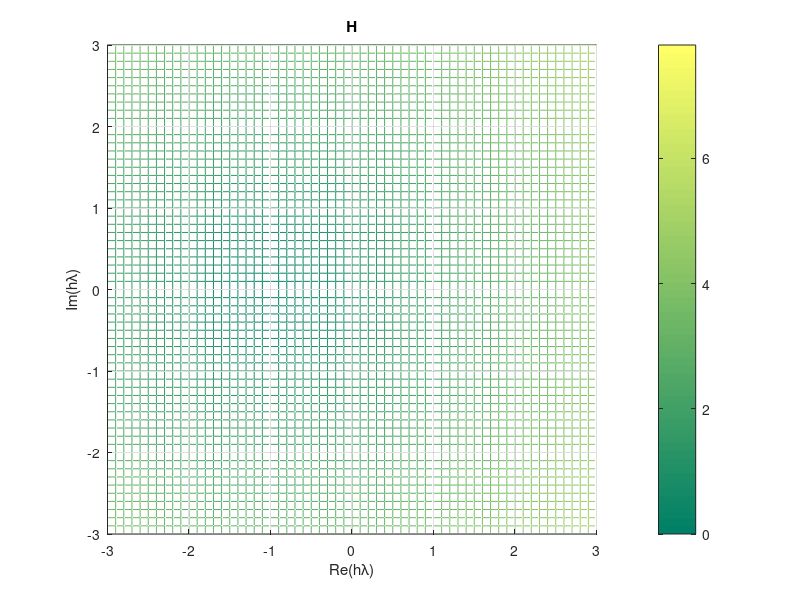
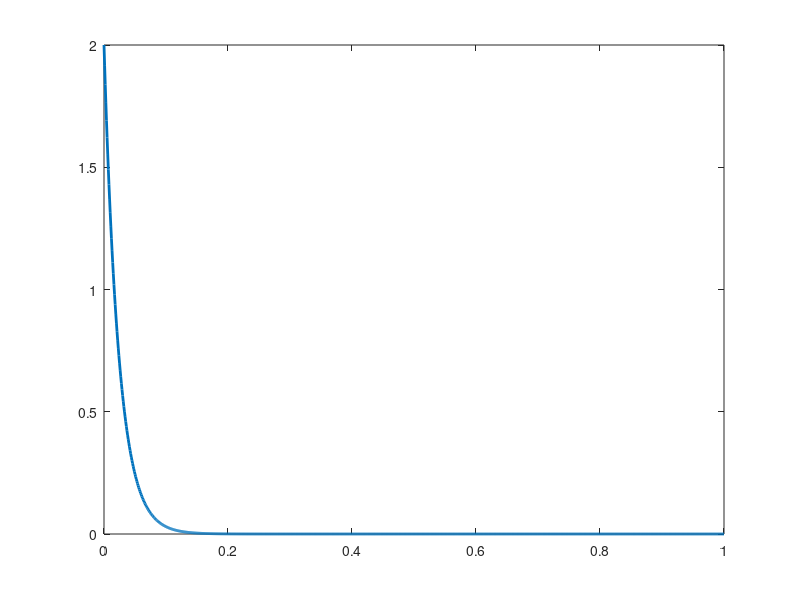

Write MATLAB code to recreate these figures, in order. (Note: this script raises an error after producing the figures.)

% matteo1.salvador@polimi.it = mail vera


%% ESERCIZIO 1 
clc
clear all
close all
% Definiamo il piano complesso
ReZ=linspace(-3,3,101);
ImZ=linspace(-3,3,101);
[a,b]=meshgrid(ReZ,ImZ);
Z=a+i*b;
% Definiamo g(z)
g=@(z) abs(1+z+1/2*z.^2); % EA
titolo='Eulero avanti'
% valutiamo g in Z e ne prendiamo il modulo
% Rappresentiamo la regione di assoluta stabilita' contourf(a,b,gZ_mod,[0 1])
hold on
gZ=g(Z)
contourf(a,b,gZ,[0 1])
grid on
axis([-3 3 -3 3])
axis square
xlabel('Re(h\lambda)')
ylabel('Im(h\lambda)')
title('H')
colormap('summer')
%% Per gli altri metodi:
% Sostituire alla riga 27
% EE: |1+z|<1
% EI: |1/(1-z)|<1
% CN: |(2+z)/(2-z)|<1
% H: |1+z+z^2/2|<1

%% ESERCIZIO 1: Spiegazione supplementare
clc
clear all
close all

% uh(n+1) = (1+hlambda) u(n)

% Gtilde: R^2 -> R
% Gtilde: (parto da un num compl. R^2 e valuto il modulo R)
% creo il dominio per plottare la forma quadratica: è una griglia che contiene 
% per ogni punto la prima e la seconda componente

ReZ=linspace(-5,5,101);
ImZ=linspace(-5,5,101);
[A,B]=meshgrid(ReZ,ImZ)

% A,B rappresenteranno le coordinate in una griglia
% B=A'

% R^2 -> R perché parliamo di rappresentazioni di superfici

% Rappresentiamo il numero complesso z=h*lambda;
% l'importante è rappresentare la regione (è un num compl.)

Z=A+i*B; % così rappresento tutte le combinazioni per il num compl. (RETICOLO NUM. COMPL.)
g=@(z) 1+z;
Gtilde=abs(g(Z)); % Gtilde è la funzione che verifica l'ass.stab.

%% Rappresentazione 1: MESH
mesh(A,B,Gtilde)
colorbar % colore proporzionale all'altezza
%% Rappresentazione 2: CONTOURF
figure
contourf(A,B,Gtilde,[0:1]) 
% in viola (0) regione di assoluta stabilità (soddisfatta la condizione |...|<1)
% in giallo (1) fuori regione di assoluta stabilità (NON soddisfatta la condizione |...|<1)
axis square
grid on
colorbar
%% Rappresentazione 3: MESH con Identificatore
ID=Gtilde<1; % whose ID
M=ID.*Gtilde
mesh(A,B,M)
view(2) % per vederlo in 2D
surf(A,B,M)
axis square

%% ESERCIZIO 2
clc
clear all
close all
% a)
% lambda=10>0 impossibile perché altrimenti l'esponenziale diverge: lambda negativo così va a zero
t_0=0;
t_max=1;
y0=2;
lambda=-42;
tt=linspace(t_0,t_max,1000);
y=@(t) y0*exp(lambda*t);
plot(tt,y(tt),'LineWidth',2);
% b)
f=@(t,y) lambda*y;
for h=[0.05 0.0286 0.0167]
    [th_EA,uh_EA]=eulero_avanti(f,t_0,t_max,y0,h)
    hold on
    plot(th_EA,uh_EA,'LineWidth',2);
end
legend('y esatta','EA h=0.5','EA h=0.0286','EA h=0.0167')
% più andiamo piccoli, più si avvicina alla soluzione

%% ESERCIZIO 3
clc 
clear all
close all
eps=1e-2;
h1=0.1;
% h2=0.05;
f=@(t,y) -y+exp(-t);
[th_H,uh_H]=heun(f,0,3,0,h1);
g=@(t,z) -z+exp(-t)+eps*exp(-t);
[th_Hper,zh_H]=heun(g,0,3,eps,h1);
C=norm(zh_H-uh_H,inf)/eps

%% ESERCIZIO 4
clc
clear all
close all
eps=0.1;
t_0=0;
t_max=3;
h=0.1;
f=@(t,y) y+0*t;
y0=1;
g=@(t,z) z+0*t;
z0=1+0.1;
[th_H,uh_H]=heun(f,t_0,t_max,y0,h);
[th_Hper,zh_H]=heun(g,t_0,t_max,z0,h);
plot(th_H,uh_H,th_Hper,zh_H,'LineWidth',2);
title('Confronto soluzione h=0.1 problema perturbato (zh) e non (uh)');
legend('uh','zh')
C=norm(uh_H-zh_H,inf)/eps